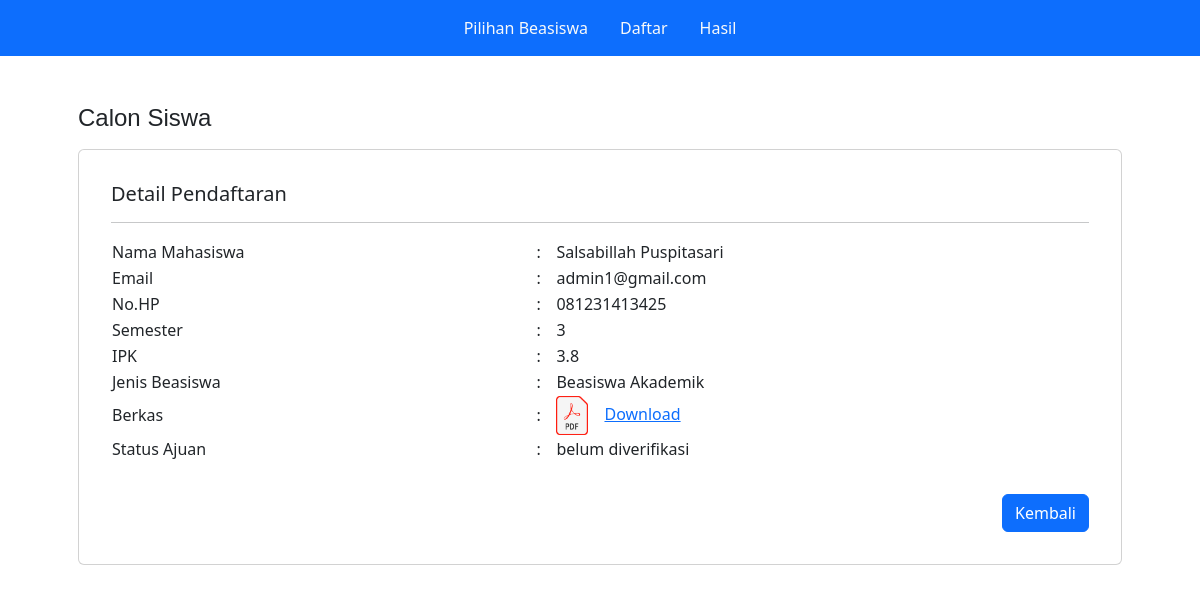
The page /detail_pendaftaran.php?id=13 on the database its author committed.
### tables this page shows
CREATE TABLE `tb_daftar` (
  `id` int(11) NOT NULL,
  `nama` varchar(30) NOT NULL,
  `email` varchar(30) NOT NULL,
  `no_hp` varchar(20) NOT NULL,
  `semester` varchar(2) NOT NULL,
  `ipk` varchar(10) NOT NULL,
  `jenis_beasiswa` varchar(30) NOT NULL,
  `berkas` varchar(100) NOT NULL,
  `status_ajuan` varchar(30) NOT NULL DEFAULT 'belum diverifikasi'
);

### detail_pendaftaran.php (the view, shortened to what this page needs)
<?php
$id = $_GET['id'];
include('config.php');
$sql = "SELECT * FROM tb_daftar WHERE id='$id'";
$query = mysqli_query($conn, $sql);
$data = mysqli_fetch_assoc($query);
include('layout/navbar.php');
?>
<div class="container px-5 my-5">
    <h4 class="mt-4 mb-3" style="font-family: 'Fira Sans', sans-serif;">Calon Siswa</h4>
    <div class="card mb-3 py-3 px-3" style="max-width: 100%">
        <div class="row g-0">
            <div class="col">
                <div class="card-body">
                    <h5 class="card-title">Detail Pendaftaran</h5>
                    <hr>
                    <p class="card-text">
                    <table style="width:100%">
                        <tbody>
                            <tr>
                                <td>Nama Mahasiswa</td>
                                <td>:</td>
                                <td><?= $data['nama']; ?></td>
                            </tr>
                            <tr>
                                <td>Email</td>
                                <td>:</td>
                                <td><?= $data['email']; ?></td>
                            </tr>
                            <tr>
                                <td>No.HP</td>
                                <td>:</td>
                                <td><?= $data['no_hp']; ?></td>
                            </tr>
                            <tr>
                                <td>Semester</td>
                                <td>:</td>
                                <td><?= $data['semester']; ?></td>
                            </tr>
                            <tr>
                                <td>IPK</td>
                                <td>:</td>
                                <td><?= $data['ipk']; ?></td>
                            </tr>
                            <tr>
                                <td>Jenis Beasiswa</td>
                                <td>:</td>
                                <td><?= $data['jenis_beasiswa']; ?></td>
                            </tr>
                            <tr>
                                <td>Berkas</td>
                                <td>:</td>
                                <td><a href="assets/file/<?= $data['berkas']; ?>"><img src="assets/img/pdf-logo.png" style="width: 2rem; margin-right: 1rem">Download</a></td>
                            </tr>
                            <tr>
                                <td>Status Ajuan</td>
                                <td>:</td>
                                <td><?= $data['status_ajuan']; ?></td>
                            </tr>
                        </tbody>
                    </table>
                    </p>
                </div>
            </div>
        </div>
        <div class="d-flex justify-content-end">
            <a href="hasil.php" class="btn btn-primary mx-3 mb-3">Kembali</a>
        </div>
    </div>
</div>

### rows shown on the page
tb_daftar: nama "Salsabillah Puspitasari", email "admin1@gmail.com", no_hp "081231413425", semester "3", ipk "3.8", jenis_beasiswa "Beasiswa Akademik", status_ajuan "belum diverifikasi"
